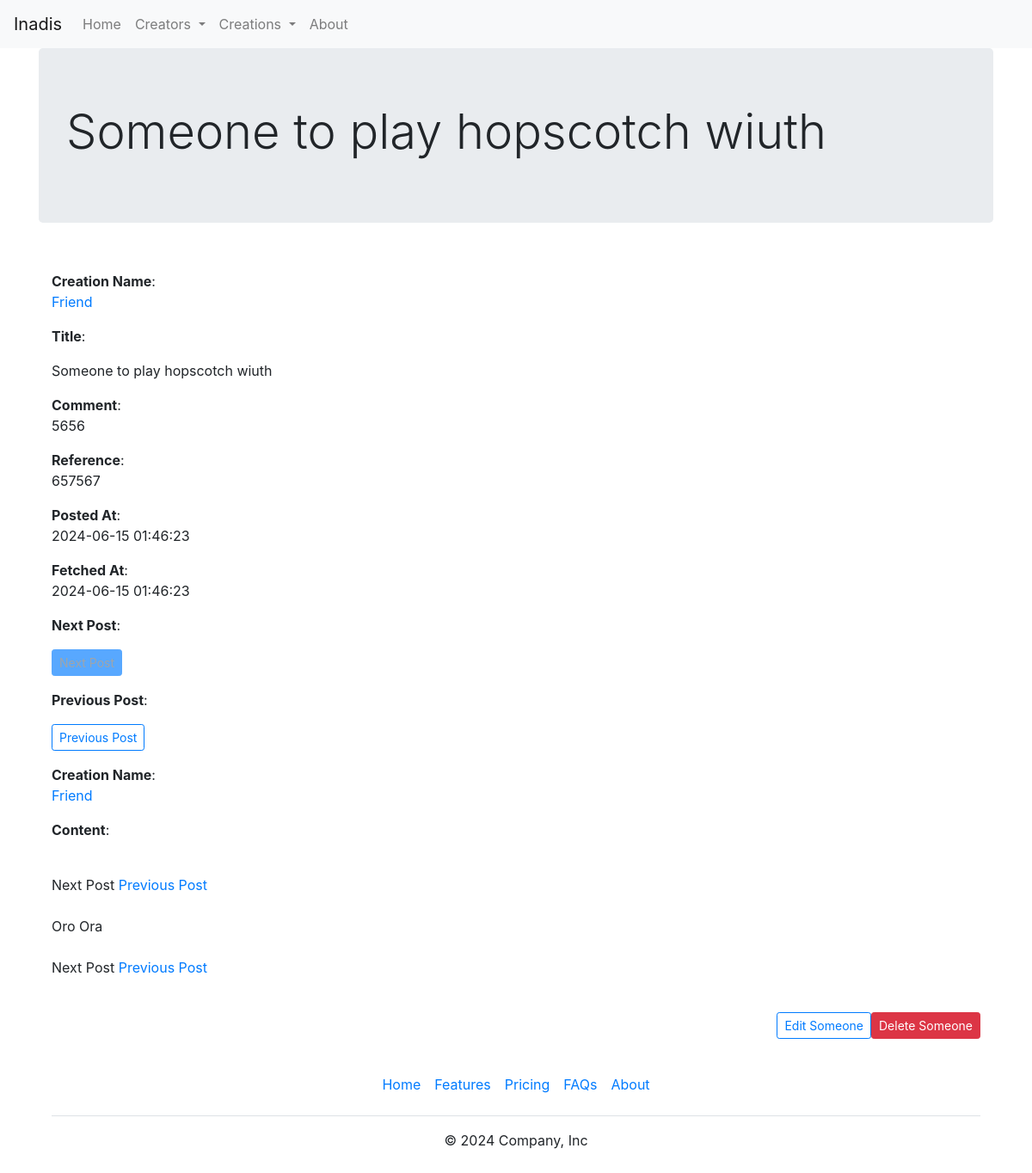
/app/v1/creators/935471b4-b9a2-4894-ade6-e7a9429899e8/creations/f1809278-e923-4160-87bf-4fb1899fab47/posts/388961b7-3a93-4001-b5ba-0e367eae35f3, run on the app's committed database.
### models/post.py (models this page shows, shortened)
class Post(BaseModel):
    __tablename__ = 'posts'
    creation_id = db.Column('creationid', db.String(60), db.ForeignKey('creations.id'), nullable=False)
    title = db.Column('title', db.String(255))
    comment = db.Column('comment', db.String(255))
    reference = db.Column('reference', db.Integer, nullable=False)
    posted_at = db.Column(db.DateTime)
    fetched_at = db.Column(db.DateTime)
    contents = db.relationship("PostContent", backref="post", cascade="all, delete-orphan")
    def get_content(self):
        content = self.contents
        if content is not None and len(content) > 0:
            return content[-1]
        return None

### models/creation.py (models this page shows, shortened)
class Creation(BaseModel):
    __tablename__ = 'creations'
    creator_id = db.Column('creatorid', db.String(60), db.ForeignKey('creators.id'), nullable=False)
    regexfilter = db.Column('regexfilter', db.String(255))
    name = db.Column('name', db.String(255), nullable=True)
    posts = db.relationship("Post", backref="creation", cascade="all, delete-orphan")
    @property
    def posts_no_content(self):
        all_posts = self.posts
        if all_posts is not None:
            return sorted(all_posts, key=lambda i:i.reference)
        return None
    def next_post(self, post_id=''):
        p = [i.id for i in self.posts_no_content]
        if p == [] or post_id == '':
            return None
        else:
            try:
                n = p.index(post_id)
                if n > 0:
                    return p[n-1]
            except ValueError:
                return None
        return None
    def prev_post(self, post_id=''):
        p = [i.id for i in self.posts_no_content]
        if p == [] or post_id == '':
            return None
        else:
            try:
                n = p.index(post_id)
                if n < (len(p) - 1):
                    return p[n+1]
            except ValueError:
                return None
        return None

### models/post_content.py (models this page shows, shortened)
class PostContent(BaseModel):
    __tablename__ = 'post_content'
    post_id = db.Column('postid', db.String(60), db.ForeignKey('posts.id'), nullable=False)
    content = db.Column('content', db.String(65535))

### app/v1/views/posts.py (the view, shortened to what this page needs)
@app_views.route('/creators/<creator_id>/creations/<creation_id>/posts/<post_id>', methods=['POST', 'GET', 'DELETE'])
def rud_post(creator_id, creation_id, post_id):
    creator_obj = Creator.query.get(creator_id)
    if creator_obj is None:
        abort(404, "Creator not Found")
    creation_obj = Creation.query.get(creation_id)
    if creation_obj is None or creation_obj.creator_id != creator_obj.id:
        abort(404, "Creation not Found")
    post_obj = Post.query.get(post_id)
    if post_obj is None or creation_obj.id != post_obj.creation_id:
        abort(404, "Post not Found")
    form = BasePostForm()
    choices = [(cr.id, cr.name) for cr in Creation.query.all()]
    form.post_creations.choices = choices
    if '_method' in request.form.keys() and request.form['_method'] == 'DELETE':
        post_obj.delete()
        return redirect(url_for('app_views.rud_creation', creator_id=creator_obj.id, creation_id=creation_obj.id))
    form.post_title.data = post_obj.title
    content = post_obj.get_content()
    if content is None:
        form.post_content.data = ""
    else:
        form.post_content.data = content.content
    form.post_comment.data = post_obj.comment
    form.post_reference.data = post_obj.reference
    form.post_posted_at.data = post_obj.posted_at
    form.post_fetched_at.data = post_obj.fetched_at
    form.post_creations.data = post_obj.creation_id
    form.submit.label.text = "Save Changes"
    return render_template('user/post_view.html', creator_obj=creator_obj, creation=creation_obj, post=post_obj, content=post_obj.get_content(), form=form)

### app/v1/forms/postforms.py (shortened to what this page needs)
class BasePostForm(FlaskForm):
    post_creations = SelectField('Creation')
    post_title = StringField("Title", validators=[DataRequired("A Post must have a Title"), Length(max=255)])
    post_content = StringField('Content', validators=[DataRequired("A Post must Content"), Length(max=65535)])
    post_comment = StringField("Comment", validators=[Length(max=255)])
    post_reference = IntegerField("Reference Number of the Creator", validators=[DataRequired("A Post cannot be without a reference")])
    post_posted_at =  DateTimeField("Posted At")
    post_fetched_at = DateTimeField("Fetched At")
    submit = SubmitField(label="Create New Post")

### app/v1/app.py (called while the page is built)
@app.teardown_appcontext
def teardown_db(exception):
    db.session.remove()

### app/v1/templates/user/post_view.html (shortened to what this page needs)
{% extends "base.html" %}
{% block wrapper%}
<div align="centre">
	<h1 class="display-4">
		{{post.title}}
	</h1>
</div>{% endblock %}
{% block content %}
<div id="post_details_view" class='container post'>
    <div class="post_details align-right">
        <p>
            <strong>Creation Name</strong>:<br>
            <a href="{{url_for('app_views.rud_creation', creator_id=creation.creator_id, creation_id=creation.id)}}">
				{{ post.creation.name }}
			</a>
        </p>
        <p>
            <strong>Title</strong>:<br><div id="unmodified_title">{{post.title}}</div>
        </p>
        <p>
            <strong>Comment</strong>:<br>{{post.comment}}
        </p>
        <p>
            <strong>Reference</strong>:<br>{{post.reference}}
        </p>
        <p>
            <strong>Posted At</strong>:<br>{{post.posted_at}}
        </p>
        <p>
            <strong>Fetched At</strong>:<br>{{post.fetched_at}}
        </p>
        <p>
            <strong>Next Post</strong>:<br>
            <div class="next_post_button">
            	{% if creation.next_post(post.id) %}
            	<a href="{{ url_for('app_views.rud_post', creator_id=creation.creator_id, creation_id=creation.id, post_id=creation.next_post(post.id))}}">
        		<button id="next_post_btn" type="button" class="btn btn-primary btn-sm  btn-link"> Next Post</button>
        		</a>
        		{% else %}
        		<button id="next_post_btn" type="button" class="btn btn-primary btn-sm  btn-link disabled"> Next Post</button>
        		{% endif %}
    		</div>
        </p>
        <p>
            <strong>Previous Post</strong>:<br>
            <div class="prev_post_button">
            	{% if creation.prev_post(post.id) %}
            	<a href="{{ url_for('app_views.rud_post', creator_id=creation.creator_id, creation_id=creation.id, post_id=creation.prev_post(post.id))}}">
        		<button id="prev_post_btn" type="button" class="btn btn-primary btn-sm  btn-link"> Previous Post </button>
        		</a>
        		{% else %}
        		<button id="prev_post_btn" type="button" class="btn btn-primary btn-sm  btn-link disabled"> Previous Post</button>
        		{% endif %}
    		</div>
        </p>
        <p>
            <strong>Creation Name</strong>:<br>
            <a href="{{url_for('app_views.rud_creation', creator_id=creation.creator_id, creation_id=creation.id)}}">
				{{ post.creation.name }}
			</a>
        </p>
        <p>
            <strong>Content</strong>:<br>
            <br>
                <div class="pager">
                        {% if creation.next_post(post.id) %}
                        <a class="next next_post_button" href="{{ url_for('app_views.rud_post', creator_id=creation.creator_id, creation_id=creation.id, post_id=creation.next_post(post.id))}}">Next Post
                        </a>
                        {% else %}
                        Next Post
                        {% endif %}
                        {% if creation.prev_post(post.id) %}
                        <a class="previous prev_post_button" href="{{ url_for('app_views.rud_post', creator_id=creation.creator_id, creation_id=creation.id, post_id=creation.prev_post(post.id))}}">
                        Previous Post</a>
                        {% else %}
                        Previous Post
                        {% endif %}
                </div>
            <br>
            {% if content %}
                <div id="content-section">{{content.content | safe }}</div>
            {% endif %}
            <br>
                <div class="pager">
                        {% if creation.next_post(post.id) %}
                        <a class="next next_post_button" href="{{ url_for('app_views.rud_post', creator_id=creation.creator_id, creation_id=creation.id, post_id=creation.next_post(post.id))}}">Next Post
                        </a>
                        {% else %}
                        Next Post
                        {% endif %}
                        {% if creation.prev_post(post.id) %}
                        <a class="previous prev_post_button" href="{{ url_for('app_views.rud_post', creator_id=creation.creator_id, creation_id=creation.id, post_id=creation.prev_post(post.id))}}">
                        Previous Post</a>
                        {% else %}
                        Previous Post
                        {% endif %}
                </div>
            <br>
        </p>
    </div>
    <div class="post_details_delete float-right">
        <form class="" action="{{ url_for('app_views.rud_post', creator_id=creation.creator_id, creation_id=creation.id, post_id=post.id)}}" method="POST">
        					<input class="btn btn-primary btn-sm btn-danger" id="submit" label="delete" name="" type="submit" value="Delete {{ post.title.split(' ')[0].capitalize() }}">
        </form>
    </div>
    <div class="post_details_edit_button float-right">
        <button id="edit_post_btn" type="button" class="btn btn-primary btn-sm  btn-link"> Edit {{ post.title.split(' ')[0].capitalize() }} </button>
    </div>
</div>
{% endblock %}

### data on the page
Post: title "Someone to play hopscotch wiuth", comment "5656", reference "657567", posted_at "2024-06-15 01:46:23", fetched_at "2024-06-15 01:46:23", title.split "Delete Someone", title.split "Someone"
Creation: creation.name "Friend"
PostContent: content "Oro Ora"
